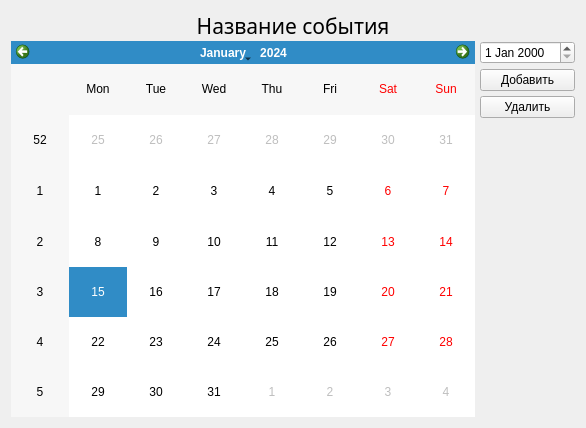
<?xml version="1.0" encoding="UTF-8"?>
<ui version="4.0">
 <class>Form</class>
 <widget class="QWidget" name="Form">
  <property name="geometry">
   <rect>
    <x>0</x>
    <y>0</y>
    <width>586</width>
    <height>428</height>
   </rect>
  </property>
  <property name="windowTitle">
   <string>Привычки</string>
  </property>
  <property name="windowIcon">
   <iconset>
    <normaloff>icons/sheet_icon.png</normaloff>icons/sheet_icon.png</iconset>
  </property>
  <layout class="QVBoxLayout" name="verticalLayout_2">
   <item>
    <widget class="QWidget" name="habbit" native="true">
     <layout class="QVBoxLayout" name="verticalLayout_3">
      <property name="spacing">
       <number>0</number>
      </property>
      <property name="leftMargin">
       <number>0</number>
      </property>
      <property name="topMargin">
       <number>0</number>
      </property>
      <property name="rightMargin">
       <number>0</number>
      </property>
      <property name="bottomMargin">
       <number>0</number>
      </property>
      <item>
       <widget class="QLabel" name="name_hbt_label">
        <property name="font">
         <font>
          <family>Segoe Script</family>
          <pointsize>16</pointsize>
         </font>
        </property>
        <property name="text">
         <string>Название события</string>
        </property>
        <property name="alignment">
         <set>Qt::AlignCenter</set>
        </property>
       </widget>
      </item>
      <item>
       <layout class="QHBoxLayout" name="horizontalLayout">
        <property name="spacing">
         <number>5</number>
        </property>
        <item>
         <widget class="QCalendarWidget" name="calendarWidget"/>
        </item>
        <item>
         <layout class="QVBoxLayout" name="verticalLayout">
          <item>
           <widget class="QDateEdit" name="dateEdit"/>
          </item>
          <item>
           <widget class="QPushButton" name="add_hbt_btn">
            <property name="text">
             <string>Добавить</string>
            </property>
           </widget>
          </item>
          <item>
           <widget class="QPushButton" name="delet_btn">
            <property name="text">
             <string>Удалить</string>
            </property>
           </widget>
          </item>
          <item>
           <spacer name="verticalSpacer">
            <property name="orientation">
             <enum>Qt::Vertical</enum>
            </property>
            <property name="sizeHint" stdset="0">
             <size>
              <width>20</width>
              <height>40</height>
             </size>
            </property>
           </spacer>
          </item>
          <item>
           <widget class="QLabel" name="label_2">
            <property name="text">
             <string/>
            </property>
            <property name="pixmap">
             <pixmap>friend/now_mini.png</pixmap>
            </property>
            <property name="alignment">
             <set>Qt::AlignCenter</set>
            </property>
           </widget>
          </item>
         </layout>
        </item>
       </layout>
      </item>
     </layout>
    </widget>
   </item>
  </layout>
 </widget>
 <resources/>
 <connections/>
</ui>
